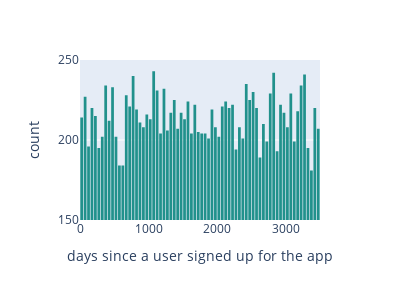

The code cell stored with this chart in its notebook:
### Code cell
# Histogram
fig = px.histogram(data_frame=df, x="n_days_after_onboarding", 
                   labels={'n_days_after_onboarding':'days since a user signed up for the app'}, 
                   nbins=100, range_x=[0,df.n_days_after_onboarding.max()], range_y=[150,250],
                   color_discrete_sequence=['#21918c'])
fig.update_layout(autosize=False, width=400,height=300, bargap=0.2)

### Figure 1 — Plotly figure (JSON) as saved in the notebook; plotly's stock layout.template omitted (floating-point values rounded to 4 significant figures; data arrays with more than 128 entries replaced by an {"elided": "..."} marker saying what was removed)
{"data": [{"alignmentgroup": "True", "bingroup": "x", "hovertemplate": "days since a user signed up for the app=%{x}<br>count=%{y}<extra></extra>", "legendgroup": "", "marker": {"color": "#21918c", "pattern": {"shape": ""}}, "name": "", "nbinsx": 100, "offsetgroup": "", "orientation": "v", "showlegend": false, "type": "histogram", "x": {"elided": "14999 int values"}, "xaxis": "x", "yaxis": "y"}], "layout": {"autosize": false, "bargap": 0.2, "barmode": "relative", "height": 300, "legend": {"tracegroupgap": 0}, "margin": {"t": 60}, "width": 400, "xaxis": {"anchor": "y", "domain": [0, 1], "range": [0, 3500], "title": {"text": "days since a user signed up for the app"}, "type": "linear"}, "yaxis": {"anchor": "x", "domain": [0, 1], "range": [150, 250], "title": {"text": "count"}}}}
